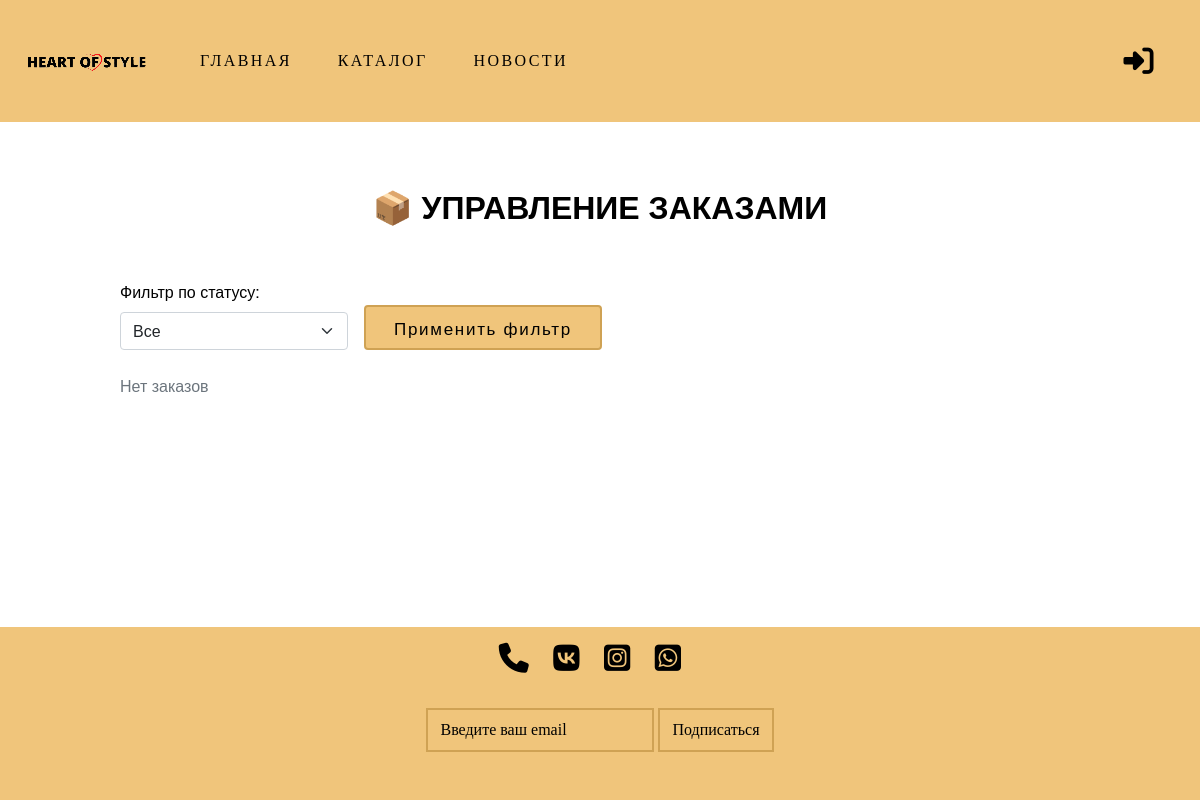
The page /admin_order/ on the database as committed earlier.
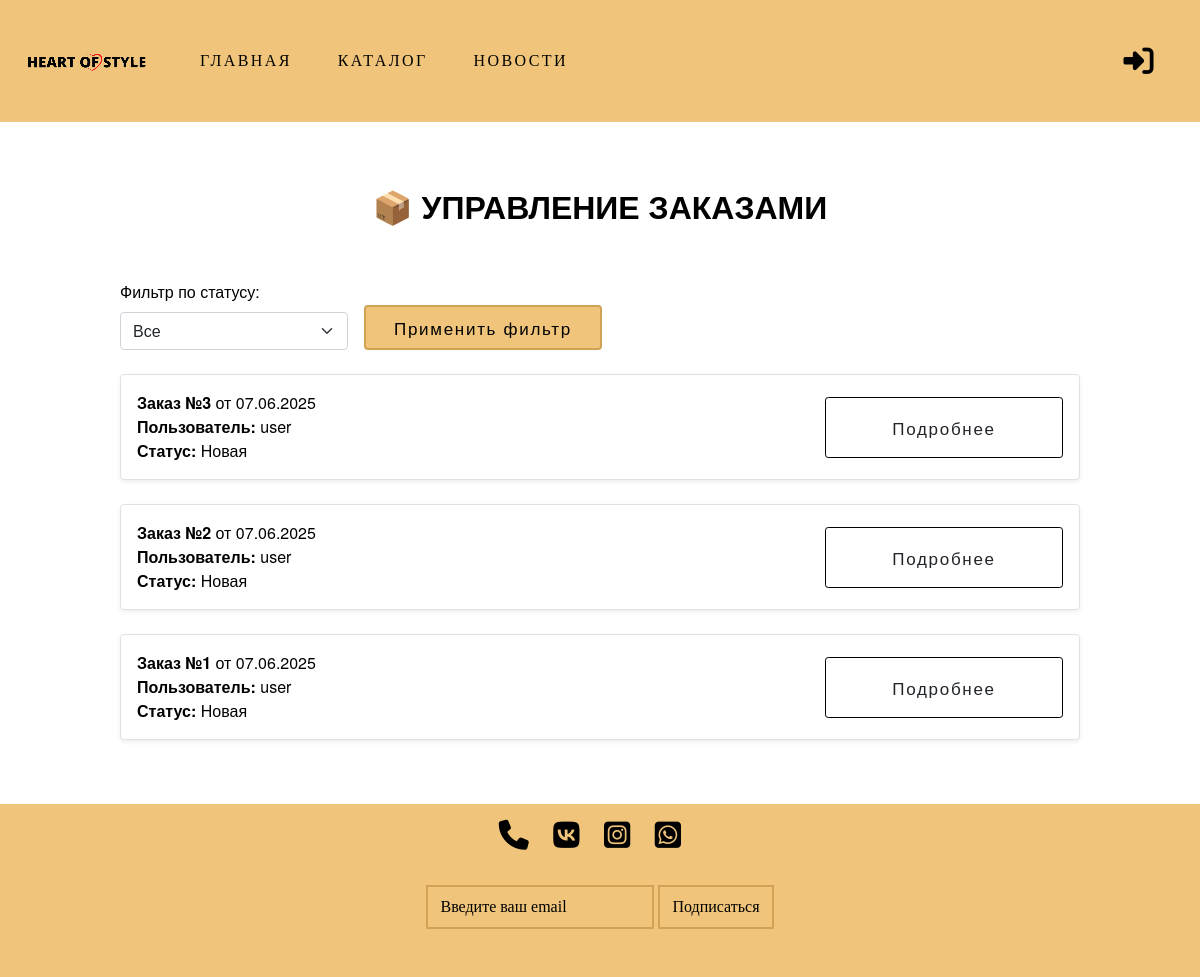
The same page on the database as committed later.
### backend/general/models.py (models this page shows, shortened)
class Order(models.Model):
    TYPE_PAYMENT_CHOICES = [
        ("0", "Банковская карта "),
        ("1", "Наличные"),
    ]
    STATUS_CHOICES = [
        ("0", "Новая"),
        ("1", "В Обработке"),
        ("2", "Принята"),
        ("3", "Завершена"),
        ("4", "Отменена"),
    ]
    user = models.ForeignKey(
        User,
        on_delete=models.CASCADE
    )
    address = models.ForeignKey(
        PickupPoint,
        on_delete=models.SET_NULL,
        null=True,
        blank=False
    )
    type_payment = models.CharField(max_length=1, choices=TYPE_PAYMENT_CHOICES)
    status = models.CharField(max_length=1, choices=STATUS_CHOICES, default='0')
    date_at = models.DateTimeField(auto_now_add=True, verbose_name='Дата создания')
    product = models.ManyToManyField(
        Product,
        related_name='orders'
    )
    cancel_reason = models.CharField(max_length=200, null=True, blank=True)
    @property
    def total_price(self):
        return sum(item.total_price for item in self.items.all())

### backend/general/views.py (the view)
# urls.py: path('admin_order/', admin_order, name='admin_order'),
def admin_order(request):
    status = request.GET.get('status')
    orders = Order.objects.all().order_by('-date_at')
    if status:
        orders = orders.filter(status=status)
    return render(request, 'admin_order.html', {'orders': orders})

### backend/general/models.py (called while the page is built)
    def __str__(self):
        return self.address

    @property
    def total_price(self):
        return self.quantity * self.price

### frontend/templates/admin_order.html (shortened to what this page needs)
{% extends 'base.html' %}
{% load static %}
{% block content %}
<div class="profile-container">
  <h1 class="profile-title">📦 Управление заказами</h1>
  <form method="get" class="row g-3 align-items-end mb-4">
    <div class="col-md-3">
      <label for="status" class="form-label">Фильтр по статусу:</label>
      <select name="status" id="status" class="form-select">
        <option value="">Все</option>
      </select>
    </div>
    <div class="col-md-auto">
      <button type="submit" class="btn btn-outline-dark">Применить фильтр</button>
    </div>
  </form>
  {% for order in orders %}
    <div class="order-block mb-4 border p-3 rounded shadow-sm">
      <div id="summary-block-{{ order.id }}">
        <div class="d-flex justify-content-between align-items-center">
          <div>
            <p><strong>Заказ №{{ order.id }}</strong> от {{ order.date_at|date:"d.m.Y" }}</p>
            <p><strong>Пользователь:</strong> {{ order.user.username }}</p>
            <p><strong>Статус:</strong> {{ order.get_status_display }}</p>
          </div>
          <div id="toggle-button-show-{{ order.id }}">
            <button class="btn btn-sm btn-outline-dark" onclick="toggleDetails({{ order.id }})">Подробнее</button>
          </div>
        </div>
      </div>
    </div>
  {% endfor %}
  {% if orders|length == 0 %}
    <p class="text-muted">Нет заказов</p>
  {% endif %}
</div>
{% endblock %}

Rows that differ between the two databases and show on the page:
added Order: id "3", date_at "07.06.2025", user.username "user", status "Новая"
added Order: id "2", date_at "07.06.2025", user.username "user", status "Новая"
added Order: id "1", date_at "07.06.2025", user.username "user", status "Новая"
Other text that changed with them:
text no longer shown: "Нет заказов"
